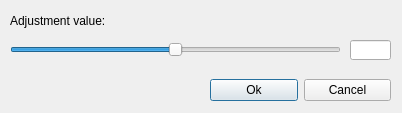
<?xml version="1.0" encoding="UTF-8"?>
<ui version="4.0">
 <class>BrightnessWindow</class>
 <widget class="QDialog" name="BrightnessWindow">
  <property name="geometry">
   <rect>
    <x>0</x>
    <y>0</y>
    <width>402</width>
    <height>113</height>
   </rect>
  </property>
  <property name="windowTitle">
   <string>Brightness Adjustment Window</string>
  </property>
  <widget class="QSlider" name="horizontalSlider">
   <property name="geometry">
    <rect>
     <x>10</x>
     <y>40</y>
     <width>331</width>
     <height>19</height>
    </rect>
   </property>
   <property name="minimum">
    <number>-150</number>
   </property>
   <property name="maximum">
    <number>150</number>
   </property>
   <property name="orientation">
    <enum>Qt::Horizontal</enum>
   </property>
  </widget>
  <widget class="QLabel" name="label">
   <property name="geometry">
    <rect>
     <x>10</x>
     <y>10</y>
     <width>191</width>
     <height>21</height>
    </rect>
   </property>
   <property name="text">
    <string>Adjustment value:</string>
   </property>
  </widget>
  <widget class="QLineEdit" name="lineEdit">
   <property name="geometry">
    <rect>
     <x>350</x>
     <y>40</y>
     <width>41</width>
     <height>20</height>
    </rect>
   </property>
  </widget>
  <widget class="QWidget" name="horizontalLayoutWidget">
   <property name="geometry">
    <rect>
     <x>210</x>
     <y>70</y>
     <width>181</width>
     <height>41</height>
    </rect>
   </property>
   <layout class="QHBoxLayout" name="horizontalLayout">
    <item>
     <widget class="QPushButton" name="okButton">
      <property name="text">
       <string>Ok</string>
      </property>
     </widget>
    </item>
    <item>
     <widget class="QPushButton" name="cancelButton">
      <property name="text">
       <string>Cancel</string>
      </property>
     </widget>
    </item>
   </layout>
  </widget>
 </widget>
 <resources/>
 <connections/>
</ui>
